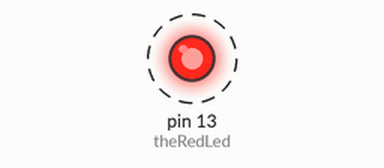
Simulated run of this sketch. Board: Arduino Uno, built with avr-gcc and run on an emulated ATmega328P. On the bench: output pins drawn as LEDs (lit = HIGH). Dashed ring = blinking.

Above: at 0.5 s.
Timing chart, 0 to 4.6 s (numbered marks = the images above):
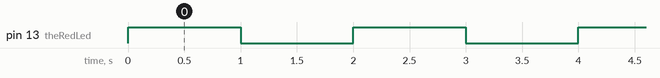

The sketch:

sketch_oct12a.ino
```cpp
#define theRedLed 13

void setup() {
  pinMode(theRedLed,OUTPUT);

}

void loop() {
  digitalWrite(9,LOW);
  digitalWrite(theRedLed,HIGH);
  delay(1000);
    digitalWrite(theRedLed,LOW);
  delay(1000);
}
```

Measured:
- by itself, pin 13 (theRedLed): alternates HIGH for 1.0 s and LOW for 1.0 s
